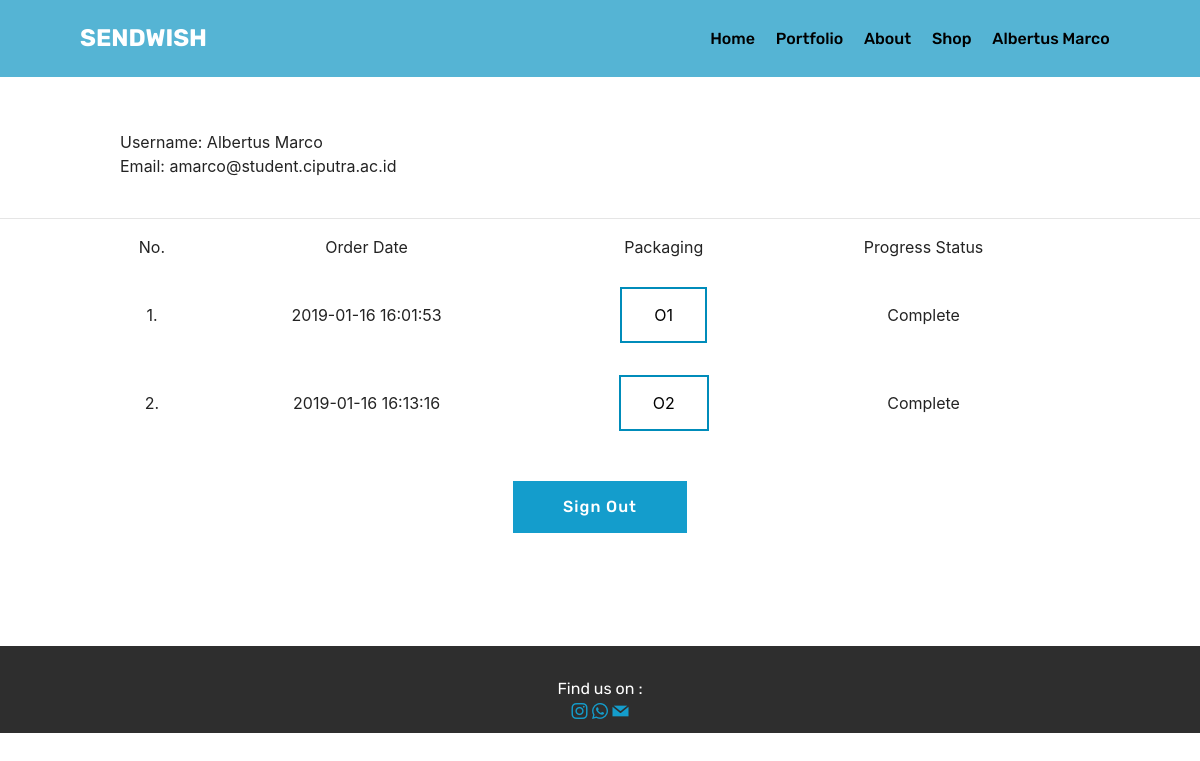
/profile.php (signed in), run on the app's committed database.
### tables this page shows
CREATE TABLE IF NOT EXISTS `customer` (
  `id_customer` varchar(50) NOT NULL DEFAULT '',
  `name` varchar(50) NOT NULL,
  `email` varchar(50) NOT NULL,
  `phone` varchar(50) NOT NULL,
  `address` varchar(50) NOT NULL,
  `postal_code` int(10) unsigned NOT NULL
);

CREATE TABLE IF NOT EXISTS `order` (
  `id_order` varchar(50) NOT NULL DEFAULT '',
  `id_customer` varchar(50) NOT NULL,
  `id_product` varchar(50) NOT NULL,
  `material` varchar(50) DEFAULT NULL,
  `combination` varchar(50) DEFAULT NULL,
  `lamination` varchar(50) DEFAULT NULL,
  `available` varchar(50) DEFAULT NULL,
  `size1` varchar(45) DEFAULT NULL,
  `size2` varchar(45) DEFAULT NULL,
  `size3` varchar(45) DEFAULT NULL,
  `path_custom` varchar(50) NOT NULL,
  `id_invoice` varchar(50) NOT NULL,
  `qty` int(10) unsigned NOT NULL,
  `price` int(10) unsigned NOT NULL,
  `status` varchar(50) NOT NULL,
  `order_time` timestamp NOT NULL DEFAULT CURRENT_TIMESTAMP,
  `path_dp` varchar(50) NOT NULL,
  `path_paid` varchar(50) NOT NULL
);

### koneksi.php (called while the page is built, shortened)
<?php
	function viewData($sql)
	{
		$con = mysqli_connect("localhost", "root", "", "faniaa");
		$result = mysqli_query($con, $sql);
		return $result;
	}
?>

### profile.php (the view, shortened to what this page needs)
<?php
  include "menu.php";
?>
<!DOCTYPE html>
<html >
<head>
  <link rel="stylesheet" href="assets/web/assets/mobirise-icons/mobirise-icons.css">
  <link rel="stylesheet" href="assets/tether/tether.min.css">
  <link rel="stylesheet" href="assets/bootstrap/css/bootstrap.min.css">
  <link rel="stylesheet" href="assets/bootstrap/css/bootstrap-grid.min.css">
  <link rel="stylesheet" href="assets/bootstrap/css/bootstrap-reboot.min.css">
  <link rel="stylesheet" href="assets/dropdown/css/style.css">
  <link rel="stylesheet" href="assets/socicon/css/styles.css">
  <link rel="stylesheet" href="assets/theme/css/style.css">
  <link rel="stylesheet" href="assets/mobirise/css/mbr-additional.css" type="text/css">
  <link rel="stylesheet" href="css/normalize.css">
</head>
<body>
  <section class="features18 popup-btn-cards cid-rbljldAFZH" id="features18-k">
    <form id="formAdmin" name="form1" method="post" action="">
      <p>&nbsp;</p>
      <table class="noBorder" align="center" width="80%">
        <tr align="left">
          <?php
            $emailcust = $_SESSION['email'];
            $sql = "SELECT `customer`.name from `customer` WHERE `email`='$emailcust';";
            $data = viewData($sql);
            $row = mysqli_fetch_row($data);
            echo ("<td class='noBorder'>Username: $row[0]<td>");
          ?>
        </tr>
        <tr>
          <?php
            $sql = "SELECT `customer`.email from `customer` WHERE `email`='$emailcust';";
            $data = viewData($sql);
            $row = mysqli_fetch_row($data);
            echo ("<td class='noBorder'>Email: $row[0]<td>");
          ?>
        </tr>
      </table>
      <p>&nbsp;</p>
      <table class="noBorder" align="center" width="80%">
        <tr align="center">
          <hr>
          <td>No.</td>
          <td>Order Date</td>
          <td>Packaging</td>
          <td>Progress Status</td>
        </tr>
        <?php
          $no = 0;
          $sql = "SELECT `order`.order_time, `order`.id_order, `order`.status FROM `customer`, `order` WHERE `customer`.`email` = '$emailcust' AND `order`.id_customer = `customer`.id_customer";
          $data = viewData($sql);
          while ($row = mysqli_fetch_row($data))
          {
		        echo ("<tr align='center'><td>&nbsp;</td><td>&nbsp;</td><td>&nbsp;</td><td>&nbsp;</td><td>&nbsp;</td></tr>");
            echo ("<tr align='center'><td>". ++$no .".</td><td>$row[0]</td><td>");
            echo '<input class="button button2" type="submit" name="btnOrderID" id="btnOrderID" value="'.$row[1].'" formaction="detail.php?orderID='.$row[1].'"/>';
            echo ("</td><td>$row[2]</td></tr>");
          }
        ?>
      </table>
      <p>&nbsp;</p>
      <p align="center">
        <input class="btn btn-form btn-primary display-4" type="submit" name="signout" id="signout" value="Sign Out" />
      </p>
    </form>
  </section>
 <section once="" class="cid-rblxeb4aPl" id="footer6-r">
    <div class="container">
        <div class="media-container-row align-center mbr-white">
            <div class="col-12">
                <p class="mbr-text mb-0 mbr-fonts-style display-7">
                    Find us on :</p>
            </div>
        </div>
    </div>
    <div class="container">
        <div class="media-container-row align-center mbr-white">
            <div class="row social-row">
                <div class="social-list align-right pb-2">
                <div class="soc-item">
                        <a href="https://instagram.com/sendwish.id" target="_blank">
                            <span class="mbr-iconfont mbr-iconfont-social socicon-instagram socicon"></span>
                        </a>
                         <a href="https://wa.me/6283833002258" target="_blank">
                            <span class="mbr-iconfont mbr-iconfont-social socicon-whatsapp socicon"></span>
                        </a>
                         <a href="contactmail.php" target="_blank">
                            <span class="mbr-iconfont mbr-iconfont-social socicon-mail socicon"></span>
                        </a>
                    </div></div>
            </div>
        </div>
    </div>
</section>
</body>
</html>

### assets/theme/css/style.css (style rules this page uses)
section { background-color:#eeeeee }
section,.container,.container-fluid { position:relative;word-wrap:break-word }
a { font-style:normal;font-weight:400;cursor:pointer }
a,a:hover { text-decoration:none }
body { color:#232323 }
h1,h2,h3,h4,h5,h6,.h1,.h2,.h3,.h4,.h5,.h6,.display-1,.display-2,.display-3,.display-4 { line-height:1;word-break:break-word;word-wrap:break-word }
body { position:relative }
section { background-position:50% 50%;background-repeat:no-repeat;background-size:cover }
.mbr-white { color:#ffffff }
.align-center { text-align:center }
.align-right { text-align:right }
.media-container-row { display:-ms-flexbox;display:-webkit-flex;display:flex;-webkit-flex-direction:row;-ms-flex-direction:row;flex-direction:row;-webkit-flex-wrap:wrap;-ms-flex-wrap:wrap;flex-wrap:wrap;-webkit-justify-content:center;-ms-flex-pack:center;justify-content:center;-webkit-align-content:center;-ms-flex-line-pack:center;align-content:center;-webkit-align-items:start;-ms-flex-align:start;align-items:start }
@media (min-width: 992px) { .media-container-row { -webkit-flex-wrap:nowrap;-ms-flex-wrap:nowrap;flex-wrap:nowrap } }
[type="submit"] { -webkit-appearance:none }
.row { display:-webkit-flex;-webkit-flex-wrap:wrap }

### profile.php (style rules this page uses)
.button { background-color: #4CAF50; border: none; color: white; padding: 16px 32px; text-align: center; text-decoration: none; display: inline-block; font-size: 16px; margin: 4px 2px; -webkit-transition-duration: 0.4s; transition-duration: 0.4s; cursor: pointer; }
.button2 { background-color: white; color: black; border: 2px solid #008CBA; }
.noBorder { border: 0; }

### data on the page
customer: name "Albertus Marco", email "amarco@student.ciputra.ac.id"
order: order_time "2019-01-16 16:01:53", btnOrderID "O1", status "Complete"
order: order_time "2019-01-16 16:13:16", btnOrderID "O2", status "Complete"

### other printed values
$_SESSION['namauser'] "Albertus Marco"
